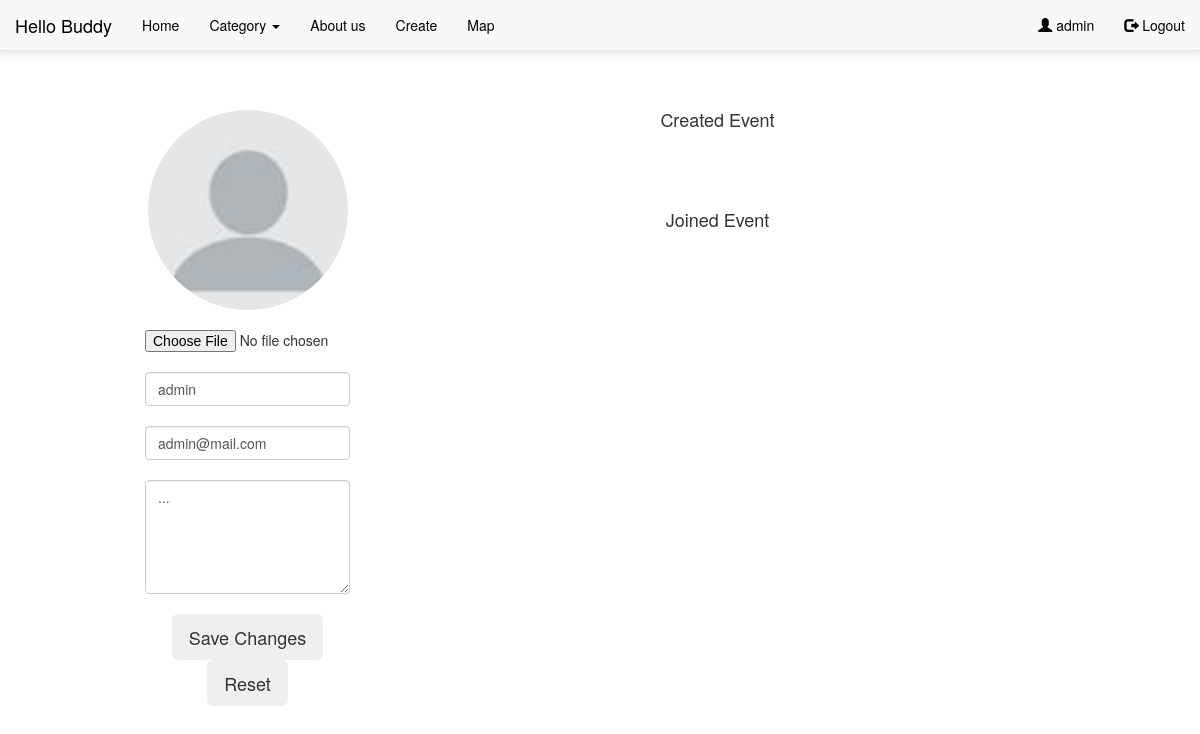
Page /profile-user (signed in) on the earlier database version.
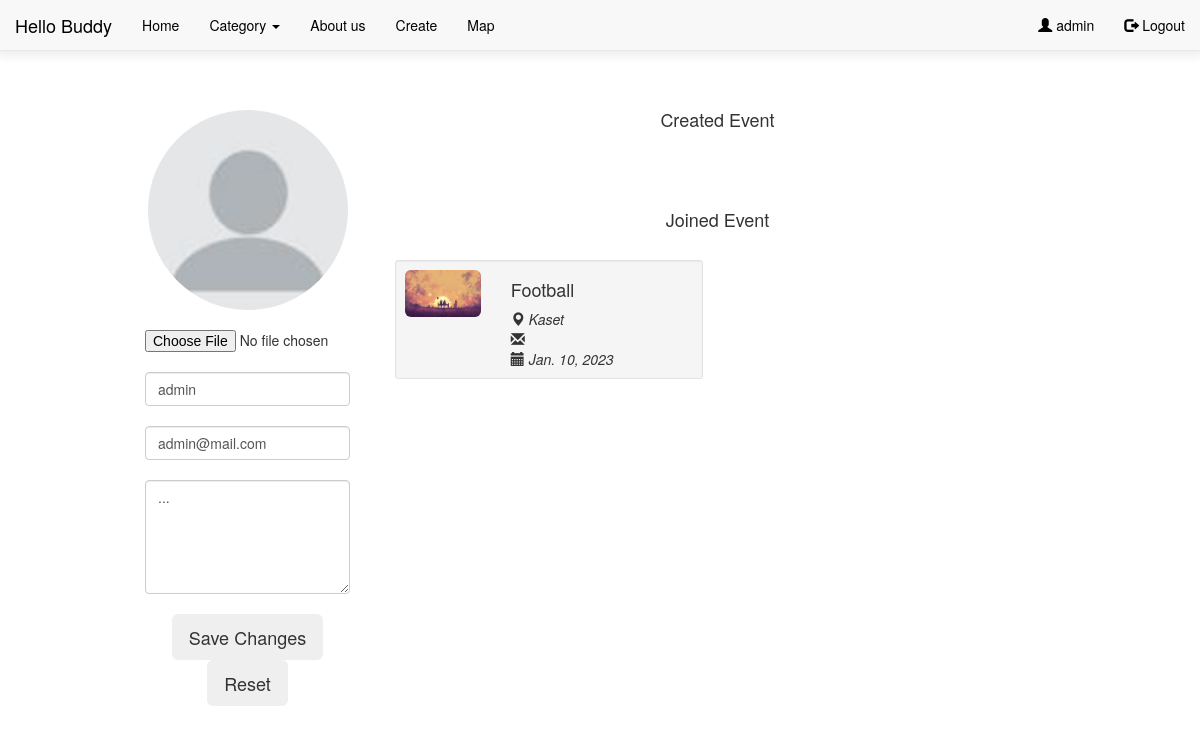
Same page on the later database version.
### Hello_Buddy/models.py (models this page shows, shortened)
class ParticipantOfEvent(models.Model):
    user = models.ForeignKey('auth.user',
                             on_delete=models.CASCADE, null=True)
    event = models.ForeignKey('Hello_Buddy.Event',
                              on_delete=models.CASCADE, null=True)

class Event(models.Model):
    category = [
        ('eating', 'Eating'),
        ('sport', 'Sport'),
        ('movie', 'Movie'),
        ('party', 'Party'),
        ('education', 'Education'),
    ]
    name = models.CharField("Name", max_length=20)
    place = models.CharField("Place", max_length=50)
    participant = models.PositiveIntegerField("Participant",
                                            default=1)
    joined = models.PositiveIntegerField(default=0)
    date = models.DateField("Date")
    time = models.TimeField("Time")
    type = models.CharField("Type", max_length=20,
                            null=True, blank=True, choices=category)
    image_upload = models.ImageField(null=True,
                                     blank=True, upload_to='event/images',
                                     default='event/images/default.jpg')

### Hello_Buddy/views.py (the view)
# urls.py: path('profile-user', views.profile_user, name='profile-user'),
@login_required
def profile_user(request):
    try:
        profile = request.user.profile
    except Profile.DoesNotExist:
        profile = Profile(user=request.user)
    if request.method == "POST":
        if 'delete' in request.POST:
            print("delete")
            id = request.POST.get("delete")
            print(id)
            deleted_event = Event.objects.filter(id=id).first()
            deleted_event.delete()
        user_form = UpdateUserForm(request.POST, instance=request.user)
        profile_form = UpdateProfileForm(request.POST, request.FILES,
                                         instance=profile)
        if user_form.is_valid() and profile_form.is_valid():
            user_form.save()
            profile_form.save()
            messages.success(request,
                             "Your profile is updated successfully")
            return redirect(to="profile-user")
    else:
        user_form = UpdateUserForm(instance=request.user)
        profile_form = UpdateProfileForm(
            instance=request.user.profile)
    user = request.user
    all_event = HostOfEvent.objects.filter(
        user_id=user)  # Event objects
    joined_events = ParticipantOfEvent.objects.filter(
        user_id=user)
    context = {"events": all_event,
               "joined_events": joined_events,
               "profile": user.profile,
               "user_form": user_form,
               "profile_form": profile_form,
               }
    return render(request, "Hello_Buddy/profile_user.html",
                  context=context)

### Hello_Buddy/forms.py
class UpdateUserForm(forms.ModelForm):
    username = forms.CharField(
        max_length=100,
        required=True,
        widget=forms.TextInput(attrs={"class": "form-control"}),
    )
    email = forms.EmailField(
        required=True,
        widget=forms.TextInput(attrs={"class": "form-control"})
    )
    class Meta:
        model = User
        fields = ["username", "email"]

class UpdateProfileForm(forms.ModelForm):
    avatar = forms.ImageField(
        widget=forms.FileInput(attrs={"class": "form-control-file"})
    )
    bio = forms.CharField(
        widget=forms.Textarea(attrs={"class": "form-control", "rows": 5})
    )
    class Meta:
        model = Profile
        fields = ["avatar", "bio"]

### Hello_Buddy/templates/Hello_Buddy/profile_user.html (shortened to what this page needs)
{% extends 'Hello_Buddy/base.html' %}
{% block content %}
<div class="container" style="margin-top:100px">
    <form action='{% url "profile-user" %}' method='POST' enctype="multipart/form-data">
        <div class="col-sm-3">
            <div class="card-body text-center">
                <img src="{{ profile.avatar.url }}" alt="avatar"
                     class="img-circle person" width="200" height="200">
                <br>
                <br>
                {{ profile_form.avatar }}
                <br>
                {{ user_form.username}}
                <br>
                {{ user_form.email}}
                <br>
                {{ profile_form.bio }}
                <div class="d-flex justify-content-center mb-2">
                    <br>
                    <button type="submit" class="btn btn-dark btn-lg">Save Changes</button>
                    <button type="reset" class="btn btn-dark btn-lg">Reset</button>
                </div>
            </div>
        </div>
        <div class="text-center">
            <h4>Created Event</h4>
        </div>
        <br>
        <div class="col-sm-9">
        </div>
        <br>
        <br>
        <div class="text-center">
            <h4>Joined Event</h4>
        </div>
        <br>
        <div class="col-sm-9">
            {% for i in joined_events %}
            <div class="col-sm-6">
                <div class="well well-sm">
                    <div class="row">
                        <div class="col-sm-4">
                            <img src="{{i.event.image_upload.url}}" alt=""
                                 class="img-rounded img-responsive" width="142" height="98"/>
                        </div>
                        <div class="col-sm-8">
                            <h4 class="col-sm-19">{{ i.event.name }}</h4>
                            <i><span class="glyphicon glyphicon-map-marker"></span> {{ i.event.place }}</i>
                            <i><span class="glyphicon glyphicon-envelope"></span> {{ i.event.email}}</i>
                            <i><span class="glyphicon glyphicon-calendar"></span> {{ i.event.date}}</i>
                        </div>
                    </div>
                </div>
            </div>
            {% endfor %}
        </div>
    </form>
</div>
{% endblock %}

Differences in the rows shown:
added ParticipantOfEvent: event.image_upload (placeholder picture), event.name "Football", event.place "Kaset", event "Jan. 10, 2023"
